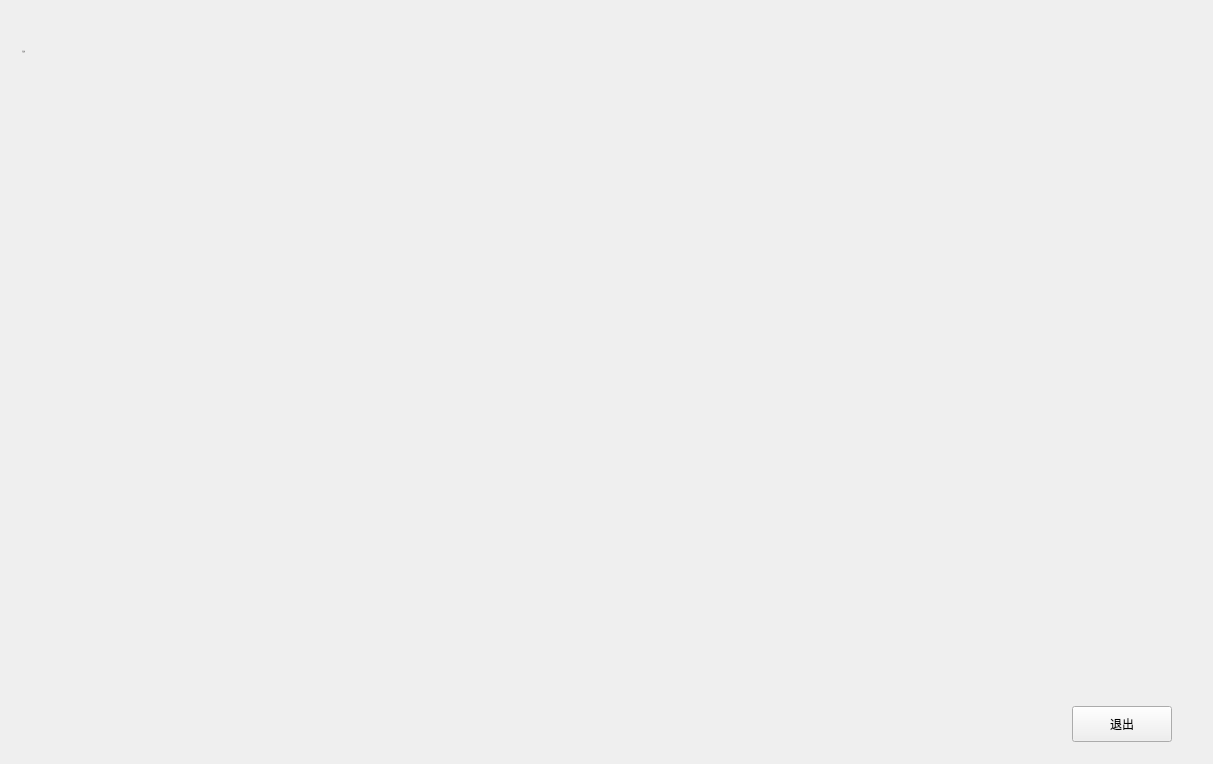
<?xml version="1.0" encoding="UTF-8"?>
<ui version="4.0">
 <class>EmptyChildView</class>
 <widget class="QWidget" name="EmptyChildView">
  <property name="geometry">
   <rect>
    <x>0</x>
    <y>0</y>
    <width>1213</width>
    <height>764</height>
   </rect>
  </property>
  <property name="windowTitle">
   <string>EmptyChildView</string>
  </property>
  <property name="styleSheet">
   <string notr="true">QLabel[Style_Label=&quot;Style_User_Limits_Title_Label&quot;] {
    font-size: 16px;
    font-weight: 400;
    border-left: 3px solid #006AE1;
    padding-left: 10px;
    border-radius: 0px;
    /* border-top-width: 0px;
    border-bottom-width: 0px;
    border-right-width: 0px; */
}</string>
  </property>
  <layout class="QVBoxLayout" name="verticalLayout_3">
   <item>
    <widget class="QWidget" name="widget" native="true">
     <property name="Style_Widget" stdset="0">
      <string>Style_Base_Widget</string>
     </property>
     <layout class="QGridLayout" name="gridLayout_2">
      <property name="leftMargin">
       <number>0</number>
      </property>
      <property name="topMargin">
       <number>0</number>
      </property>
      <property name="rightMargin">
       <number>0</number>
      </property>
      <property name="bottomMargin">
       <number>0</number>
      </property>
      <item row="0" column="0" colspan="2">
       <widget class="QWidget" name="titleWidget" native="true">
        <property name="minimumSize">
         <size>
          <width>0</width>
          <height>50</height>
         </size>
        </property>
        <property name="maximumSize">
         <size>
          <width>16777215</width>
          <height>80</height>
         </size>
        </property>
        <layout class="QHBoxLayout" name="horizontalLayout">
         <item>
          <widget class="QLabel" name="title">
           <property name="font">
            <font>
             <pointsize>-1</pointsize>
             <bold>false</bold>
            </font>
           </property>
           <property name="text">
            <string>子页面</string>
           </property>
           <property name="Style_Label" stdset="0">
            <string>Style_User_Limits_Title_Label</string>
           </property>
          </widget>
         </item>
        </layout>
       </widget>
      </item>
      <item row="1" column="1">
       <widget class="QWidget" name="content" native="true">
        <layout class="QVBoxLayout" name="verticalLayout_2">
         <property name="leftMargin">
          <number>0</number>
         </property>
         <property name="topMargin">
          <number>0</number>
         </property>
         <property name="rightMargin">
          <number>0</number>
         </property>
         <property name="bottomMargin">
          <number>0</number>
         </property>
        </layout>
       </widget>
      </item>
      <item row="2" column="1">
       <widget class="QWidget" name="operaBtnWidget" native="true">
        <property name="sizePolicy">
         <sizepolicy hsizetype="Preferred" vsizetype="Fixed">
          <horstretch>0</horstretch>
          <verstretch>0</verstretch>
         </sizepolicy>
        </property>
        <layout class="QHBoxLayout" name="horizontalLayout_2">
         <property name="leftMargin">
          <number>30</number>
         </property>
         <property name="rightMargin">
          <number>30</number>
         </property>
         <item>
          <spacer name="horizontalSpacer">
           <property name="orientation">
            <enum>Qt::Horizontal</enum>
           </property>
           <property name="sizeHint" stdset="0">
            <size>
             <width>40</width>
             <height>20</height>
            </size>
           </property>
          </spacer>
         </item>
         <item>
          <widget class="QPushButton" name="btnExit">
           <property name="sizePolicy">
            <sizepolicy hsizetype="Fixed" vsizetype="Fixed">
             <horstretch>0</horstretch>
             <verstretch>0</verstretch>
            </sizepolicy>
           </property>
           <property name="minimumSize">
            <size>
             <width>100</width>
             <height>36</height>
            </size>
           </property>
           <property name="text">
            <string>退出</string>
           </property>
           <property name="Style_Button" stdset="0">
            <string>Style_Base_Not_Important_Button</string>
           </property>
          </widget>
         </item>
        </layout>
       </widget>
      </item>
     </layout>
    </widget>
   </item>
  </layout>
 </widget>
 <layoutdefault spacing="6" margin="11"/>
 <resources/>
 <connections/>
</ui>
